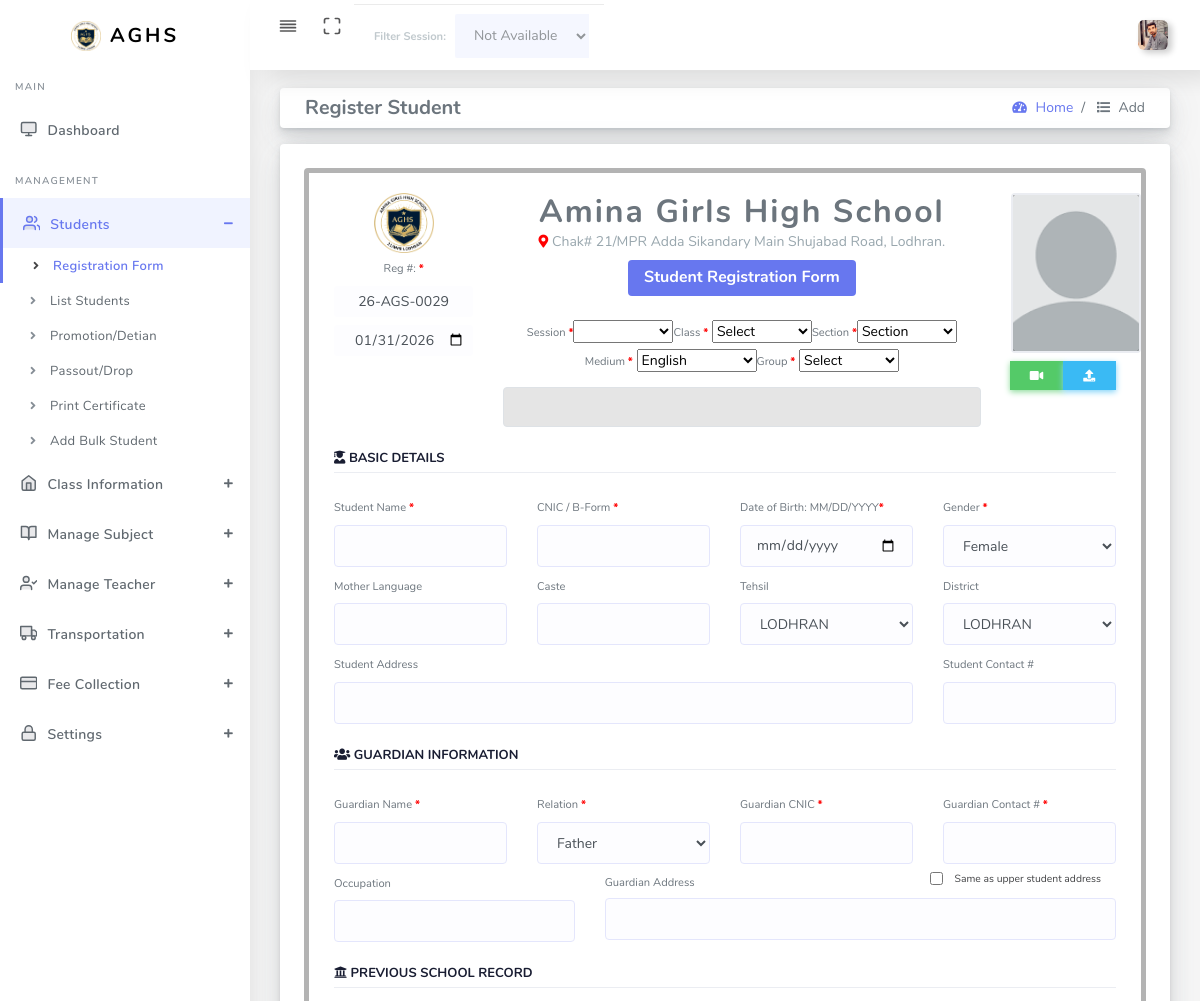
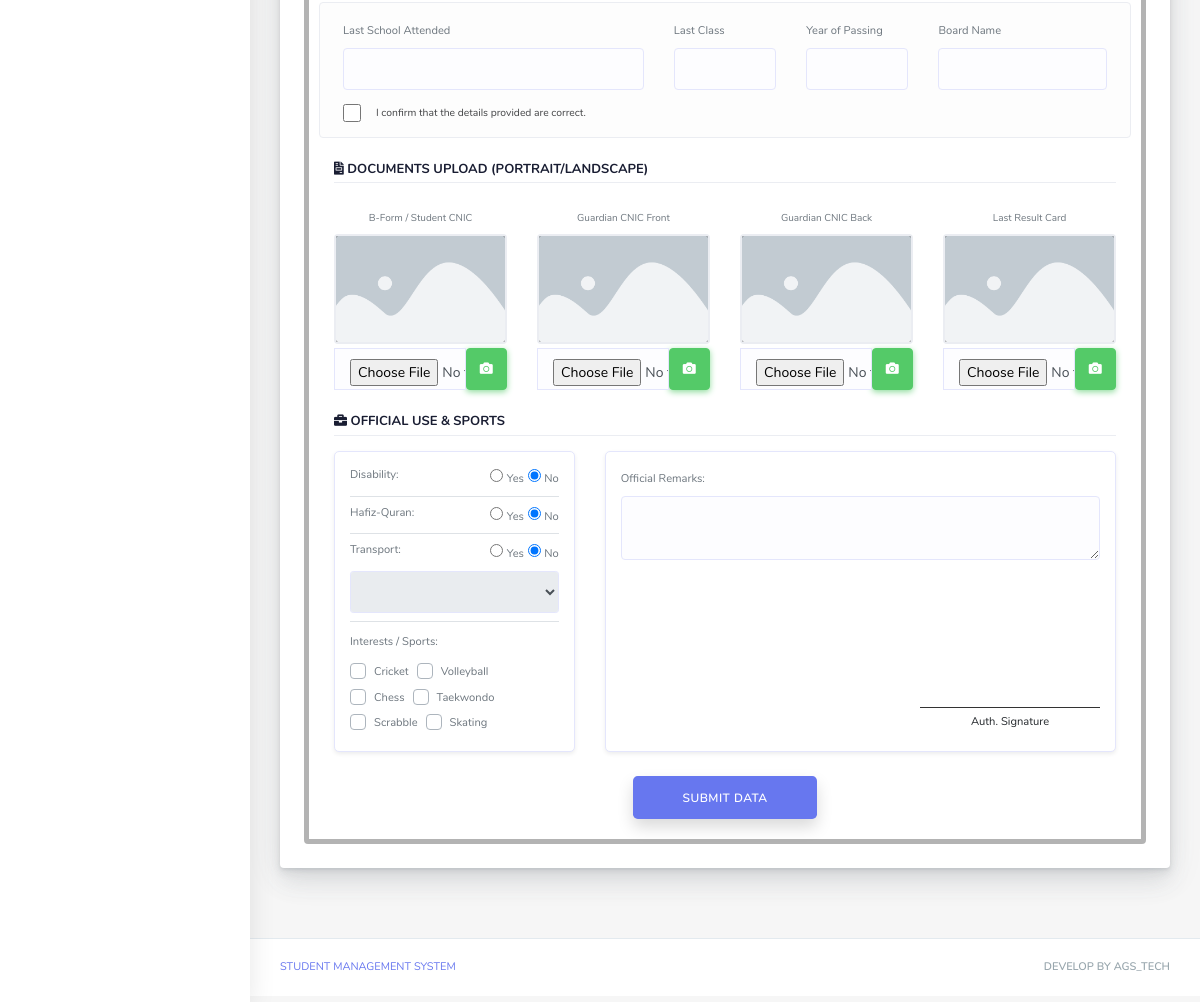
/student-registration-form.php (signed in), run on the app's committed database (2 pictures, top to bottom).
### tables this page shows
CREATE TABLE `school_settings` (
  `id` int(11) NOT NULL DEFAULT 1,
  `school_name` varchar(255) NOT NULL,
  `address` text DEFAULT NULL,
  `contact` varchar(20) DEFAULT NULL,
  `logo` varchar(255) DEFAULT NULL,
  `updated_at` timestamp NOT NULL DEFAULT current_timestamp() ON UPDATE current_timestamp(),
  PRIMARY KEY (`id`)
);

### student-registration-form.php (the view, shortened to what the rows shown need)
<?php
require_once 'auth.php';
?>
<!DOCTYPE html>
<html lang="en">
<head>
  <link rel="stylesheet" href="assets/css/app.min.css">
  <link rel="stylesheet" href="assets/css/style.css">
  <link rel="stylesheet" href="assets/css/components.css">
    <link rel="stylesheet" href="assets/css/custom.css">
</head>
<body>
  <div id="app">
    <div class="main-wrapper main-wrapper-1">
      <?php include 'include/navbar.php'; ?>
      <div class="main-sidebar sidebar-style-2"><?php include 'include/asidebar.php'; ?></div>
      <div class="main-content">
        <section class="section">
          <form id="registrationForm" method="POST" enctype="multipart/form-data">
            <div class="card p-2 p-md-4">
              <div class="card-body rounded" style="border: 5px solid #0000004c !important ">
                <div class="row">
                  <div class="col-12 col-lg-10 text-center">
                    <div class="row">
                      <div class="col-md-3 text-center">
                        <div class="d-flex align-items-end justify-content-between justify-content-md-center flex-wrap">
                          <picture class="d-flex justify-content-center">
                            <source media="(min-width: 576px)" srcset="<?= $sch_logo ?>">
                            <img src="<?= $sch_logo ?>" alt="School Logo" class="logo-img d-block" style="max-height: 90px; width: auto; object-fit: contain;">
                          </picture>
                        </div>
                      </div>
                      <div class="col-md-9">
                        <h2 class="d-none d-md-block text-center text-nowrap m-0 font-weight-bold" style="letter-spacing: 2px;">
                          <?= htmlspecialchars($sch_name) ?>
                        </h2>
                        <div class="text-center">
                          <span class="text-center text-muted  py-3">
                            <i class="fas fa-map-marker-alt text-danger"></i> <?= htmlspecialchars($sch_address) ?>
                          </span>
                          <br>
                          <h6
                            class=" mt-2 rounded bg-primary px-3 py-2 my-2 d-inline-block text-white text-center mb-0 font-weight-bold">
                            Student Registration Form </h6>
                        </div>
                        <div class="d-flex gap-2 justify-content-center mt-3 flex-wrap">
                          <div><label class="fw-bold small">Session <span class="text-danger">*</span></label><select name="session_id" id="session_select" class="form-select form-select-sm" style="width:100px" required></select></div>
                          <div><label class="fw-bold small">Class <span class="text-danger">*</span></label>
                          </div>
                          <div><label class="fw-bold small">Section <span class="text-danger">*</span></label></div>
                          <div>
                          </div>
                          <div><label class="fw-bold small">Group <span class="text-danger">*</span></label>
                          </div>
                        </div>
                        <div id="group_subjects_view" class="mt-2 p-2 rounded border d-flex justify-content-around" style="background-color: #2727271e; min-height:40px;"></div>
                      </div>
                    </div>
                  </div>
                </div>
              </div>
            </div>
          </form>
        </section>
      </div>
    </div>
  </div>
</body>
</html>

### include/navbar.php (shortened to what the rows shown need)
<?php
if (isset($_SESSION['admin_id'])) {
    $admin_id = $_SESSION['admin_id'];
    $st_admin = $pdo->prepare("SELECT full_name, profile_pic FROM admins WHERE id = ?");
    $st_admin->execute([$admin_id]);
    $admin_data = $st_admin->fetch(PDO::FETCH_ASSOC);
    $display_pic = (!empty($admin_data['profile_pic']) && file_exists('uploads/' . $admin_data['profile_pic']))
                   ? 'uploads/' . $admin_data['profile_pic']
                   : 'assets/img/user.png';
} else {
    $display_name = "Admin";
    $display_pic = "assets/img/user.png";
}
?>
<nav class="navbar navbar-expand-lg main-navbar sticky">
    <ul class="navbar-nav navbar-right">
        <li class="dropdown">
            <a href="#" data-toggle="dropdown" class="nav-link dropdown-toggle nav-link-lg nav-link-user">
                <img alt="image" src="<?= $display_pic ?>" class="user-img-radious-style" style="width:30px; height:30px; object-fit:cover;">
            </a>
        </li>
    </ul>
</nav>

### include/asidebar.php (shortened to what the rows shown need)
<?php
$school_settings = $pdo->query("SELECT * FROM school_settings LIMIT 1")->fetch(PDO::FETCH_ASSOC);
$sch_name    = !empty($school_settings['school_name']) ? $school_settings['school_name'] : "Amina Girls High School";
$sch_address = !empty($school_settings['address'])     ? $school_settings['address']     : "Adda Sikandri 21/MPR Gailywal, Lodhran";
$sch_logo    = (!empty($school_settings['logo']) && file_exists('uploads/' . $school_settings['logo']))
  ? 'uploads/' . $school_settings['logo']
  : 'assets/img/agslogo.png';
?>
<aside id="sidebar-wrapper">
  <div class="sidebar-brand">
    <a href="dashboard.php">
      <img alt="image" src="<?= $sch_logo ?>" class="header-logo" />
      <span class="logo-name">AGHS</span>
    </a>
  </div>
</aside>

### data on the page
school_settings: logo (picture), school_name "Amina Girls High School", address "Chak# 21/MPR Adda Sikandary Main Shujabad Road, Lodhran."

### other printed values
$df['label'] "B-Form / Student CNIC"
$df['label'] "Guardian CNIC Front"
$df['label'] "Guardian CNIC Back"
$df['label'] "Last Result Card"
$i "Cricket"
$i "Volleyball"
$i "Chess"
$i "Taekwondo"
$i "Scrabble"
$i "Skating"
form field tehsil "LODHRAN"
form field district "LODHRAN"
form field relation "Father"
